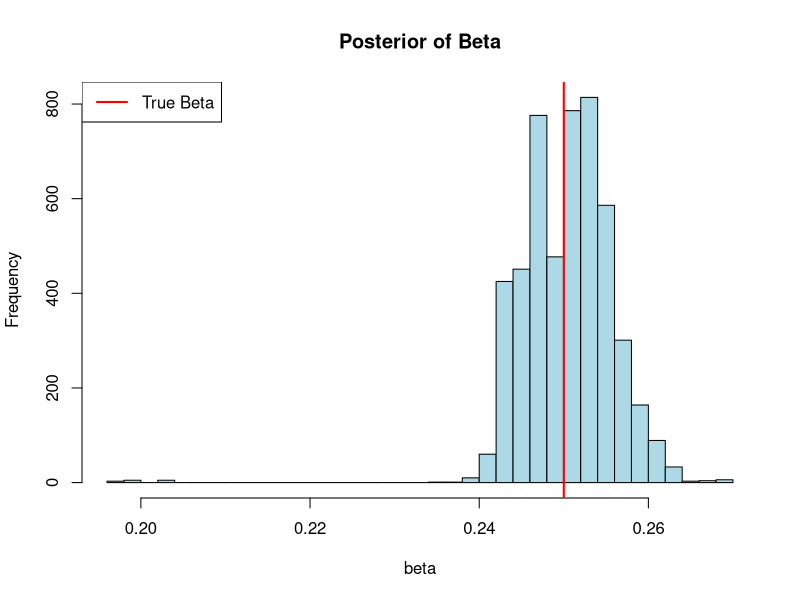
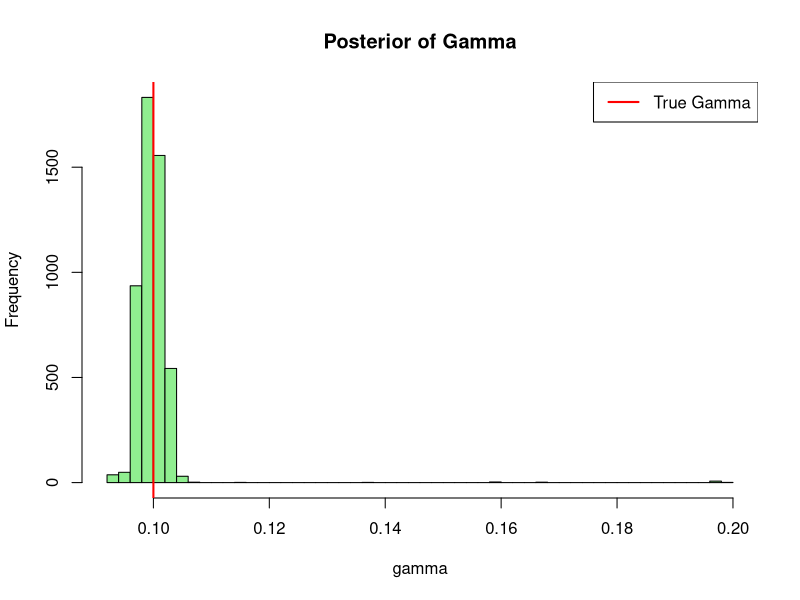
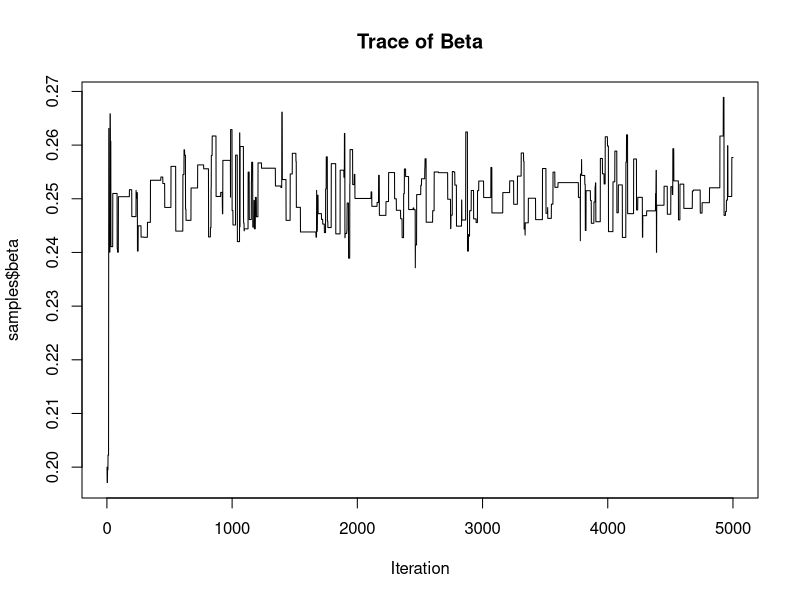
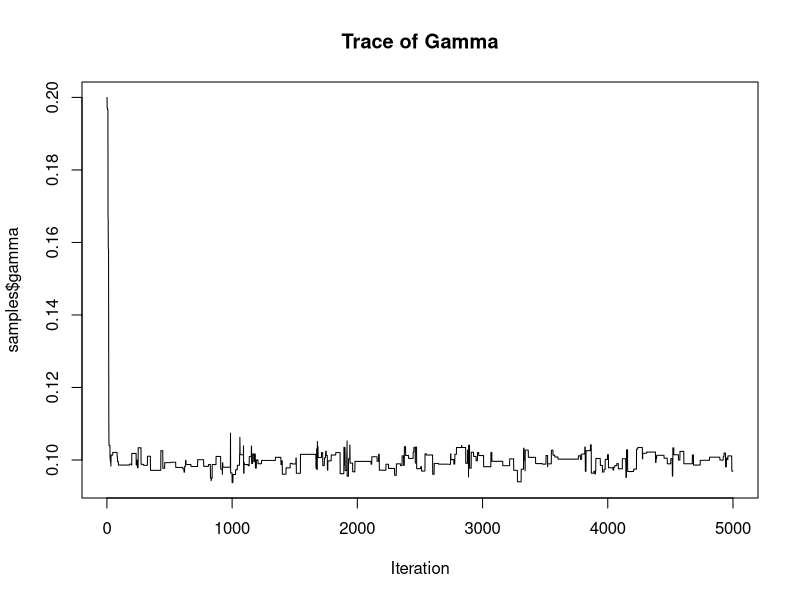
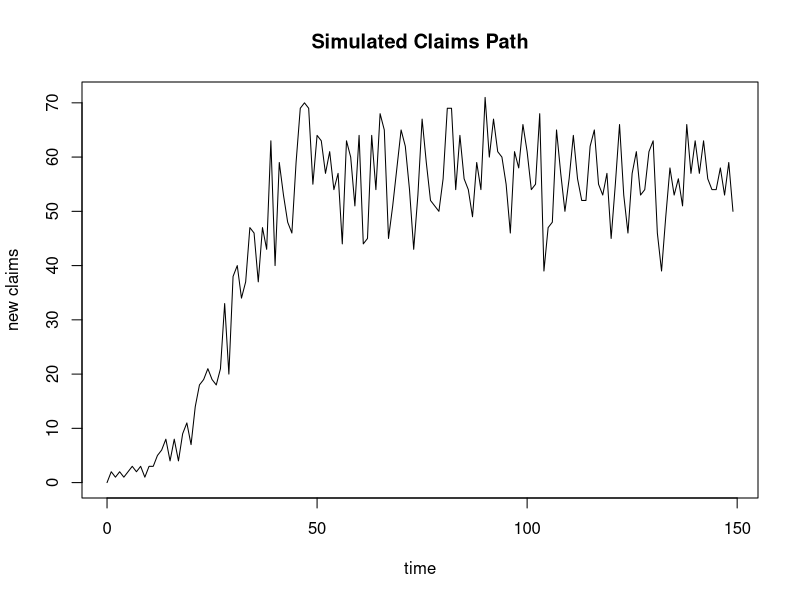
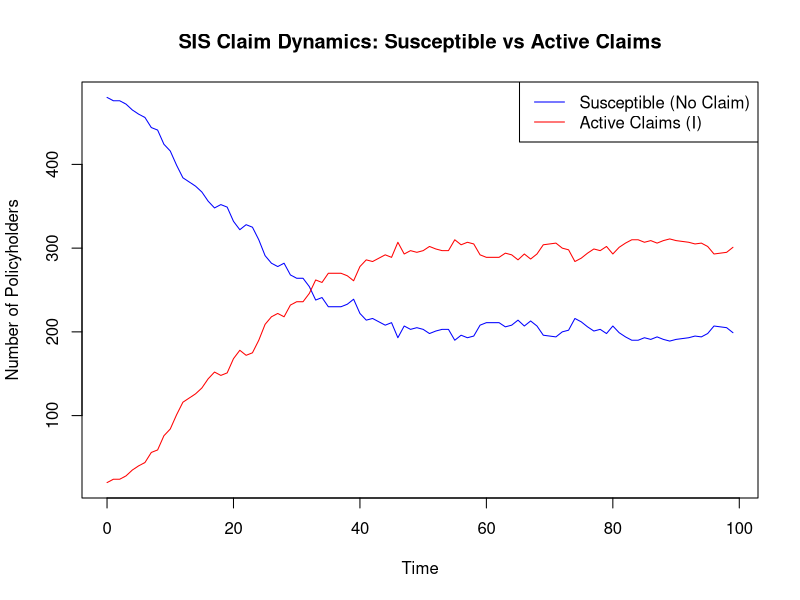
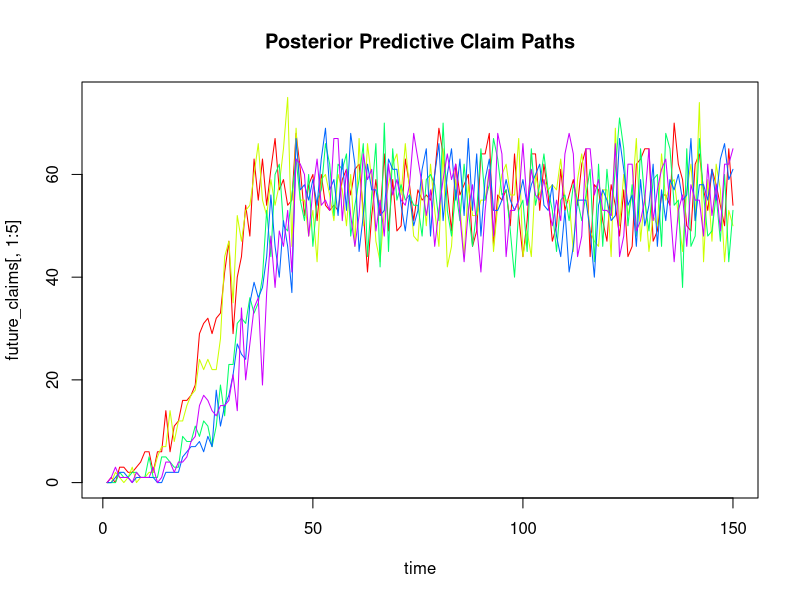

R code for these plots, in order:
# ----------------------------------------
# Bayesian Inference: Static SIS Model
# ----------------------------------------

## Step 1: Simulate Policyholder Claim Data

simulate_claim_SIS <- function(N, beta, gamma, I0, T) {
  S <- numeric(T)
  I <- numeric(T)
  new_claims <- numeric(T)
  resolved_claims <- numeric(T)
  
  S[1] <- N - I0
  I[1] <- I0
  
  for (t in 1:(T - 1)) {
    p_claim <- 1 - exp(-beta * I[t] / N)
    p_resolve <- 1 - exp(-gamma)
    
    new_I <- rbinom(1, S[t], p_claim)
    new_S <- rbinom(1, I[t], p_resolve)
    
    new_claims[t + 1] <- new_I
    resolved_claims[t + 1] <- new_S
    
    S[t + 1] <- S[t] - new_I + new_S
    I[t + 1] <- I[t] + new_I - new_S
  }
  
  return(data.frame(
    time = 0:(T - 1), S = S, I = I,
    new_claims = new_claims, resolved_claims = resolved_claims
  ))
}

## Step 2: Log-likelihood for Claims

loglik_claim_SIS <- function(params, data) {
  beta <- params[1]
  gamma <- params[2]
  if (beta <= 0 || gamma <= 0) return(-Inf)
  
  N <- data$S[1] + data$I[1]
  loglik <- 0
  
  for (t in 1:(nrow(data) - 1)) {
    St <- data$S[t]
    It <- data$I[t]
    new_I <- data$new_claims[t + 1]
    new_S <- data$resolved_claims[t + 1]
    
    p_claim <- min(max(1 - exp(-beta * It / N), 1e-10), 1 - 1e-10)
    p_resolve <- min(max(1 - exp(-gamma), 1e-10), 1 - 1e-10)
    
    loglik <- loglik +
      dbinom(new_I, St, p_claim, log = TRUE) +
      dbinom(new_S, It, p_resolve, log = TRUE)
  }
  
  return(loglik)
}

## Step 3: Log-prior (Exponential)

log_prior <- function(beta, gamma, lambda_beta = 1, lambda_gamma = 1) {
  dexp(beta, rate = lambda_beta, log = TRUE) +
    dexp(gamma, rate = lambda_gamma, log = TRUE)
}

## Step 4: Metropolis-Hastings Inference

MH_sampler <- function(data, n_iter, beta_init, gamma_init, lambda_beta, lambda_gamma, proposal_sd) {
  beta <- beta_init
  gamma <- gamma_init
  samples <- matrix(NA, n_iter, 2)
  accepted <- 0
  
  for (i in 1:n_iter) {
    beta_prop <- rnorm(1, beta, proposal_sd)
    gamma_prop <- rnorm(1, gamma, proposal_sd)
    
    if (beta_prop > 0 && gamma_prop > 0) {
      loglik_curr <- loglik_claim_SIS(c(beta, gamma), data)
      loglik_prop <- loglik_claim_SIS(c(beta_prop, gamma_prop), data)
      
      logprior_curr <- log_prior(beta, gamma, lambda_beta, lambda_gamma)
      logprior_prop <- log_prior(beta_prop, gamma_prop, lambda_beta, lambda_gamma)
      
      log_alpha <- (loglik_prop + logprior_prop) - (loglik_curr + logprior_curr)
      
      if (log(runif(1)) < log_alpha) {
        beta <- beta_prop
        gamma <- gamma_prop
        accepted <- accepted + 1
      }
    }
    
    samples[i, ] <- c(beta, gamma)
  }
  
  cat("Acceptance rate:", accepted / n_iter, "\n")
  samples <- as.data.frame(samples)
  colnames(samples) <- c("beta", "gamma")
  return(samples)
}

## Step 5: Simulate & Run

set.seed(42)
true_beta <- 0.25
true_gamma <- 0.1

data <- simulate_claim_SIS(N = 500, beta = true_beta, gamma = true_gamma, I0 = 20, T = 100)

samples <- MH_sampler(
  data = data,
  n_iter = 5000,
  beta_init = 0.2,
  gamma_init = 0.2,
  lambda_beta = 1,
  lambda_gamma = 1,
  proposal_sd = 0.02
)

## Step 6: Analyze Posterior

# Histogram of Posterior of Beta
hist(samples$beta, col = "lightblue", breaks = 50,
     main = "Posterior of Beta", xlab = "beta")
abline(v = true_beta, col = "red", lwd = 2)
legend("topleft", legend = c("True Beta"),
       col = c("red"), lwd = 2)

# Histogram of Posterior of Gamma
hist(samples$gamma, col = "lightgreen", breaks = 50, main = "Posterior of Gamma", xlab = "gamma")
abline(v = true_gamma, col = "red", lwd = 2)
legend("topright", legend = c("True Gamma"),
       col = c("red"), lwd = 2)

# Trace plot of Beta
plot(samples$beta, type = "l", main = "Trace of Beta", xlab = "Iteration" )

# Trace plot of Gamma
plot(samples$gamma, type = "l", main = "Trace of Gamma", xlab = "Iteration")

# Posterior Estimates of Parameters

mean(samples$beta)
quantile(samples$beta, probs = c(0.025, 0.975))  # 95% credible interval
# ie. “There is a 95% probability that the true claim rate β lies between ... and ...”

## Step 7: Forecast Future Claims

# Sample one posterior draw:
burn_in <- 500
beta_draw <- samples$beta[sample((burn_in+1):nrow(samples), 1)]
gamma_draw <- samples$gamma[sample((burn_in+1):nrow(samples), 1)]

# Simulate claim path from model
simulated <- simulate_claim_SIS(N = 1000, beta = beta_draw, gamma = gamma_draw, 5, 150)

# Plot claims over time
plot(simulated$time, simulated$new_claims, type = "l", main = "Simulated Claims Path", xlab = "time",
     ylab = "new claims")

# Plot number of Active and Susceptible Policyholders over Time
matplot(data$time, cbind(data$S, data$I), type = "l", lty = 1, 
        col = c("blue", "red"),
        xlab = "Time", ylab = "Number of Policyholders",
        main = "SIS Claim Dynamics: Susceptible vs Active Claims")

legend("topright", 
       legend = c("Susceptible (No Claim)", "Active Claims (I)"),
       col = c("blue", "red"), lty = 1)


## Step 8: Multiple simulations

n_sims <- 100

# Initiate matrix for future claims for all sims
future_claims <- matrix(0, nrow = 150, ncol = n_sims) 

# Run simulations
for (i in 1:n_sims) {
  beta_i <- samples$beta[sample(1:nrow(samples), 1)]
  gamma_i <- samples$gamma[sample(1:nrow(samples), 1)]
  
  sim <- simulate_claim_SIS(N = 1000, beta = beta_i, gamma = gamma_i, I0 = 5, T = 150)
  future_claims[, i] <- sim$new_claims
}

# Plot 5 simulated paths
matplot(future_claims[, 1:5], type = "l", lty = 1, col = rainbow(5), 
        main = "Posterior Predictive Claim Paths",  xlab = "time")
